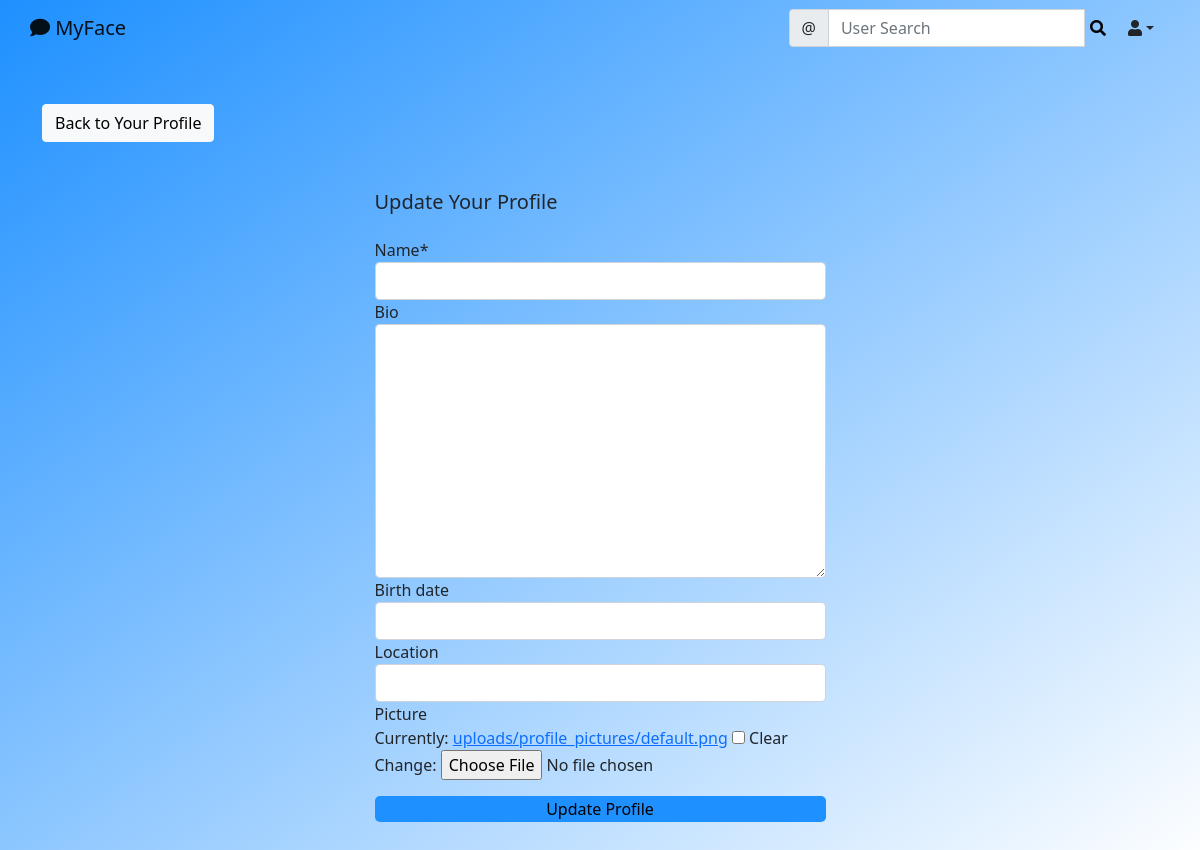
Page /social/profile/edit/6/ (signed in) on the earlier database version.
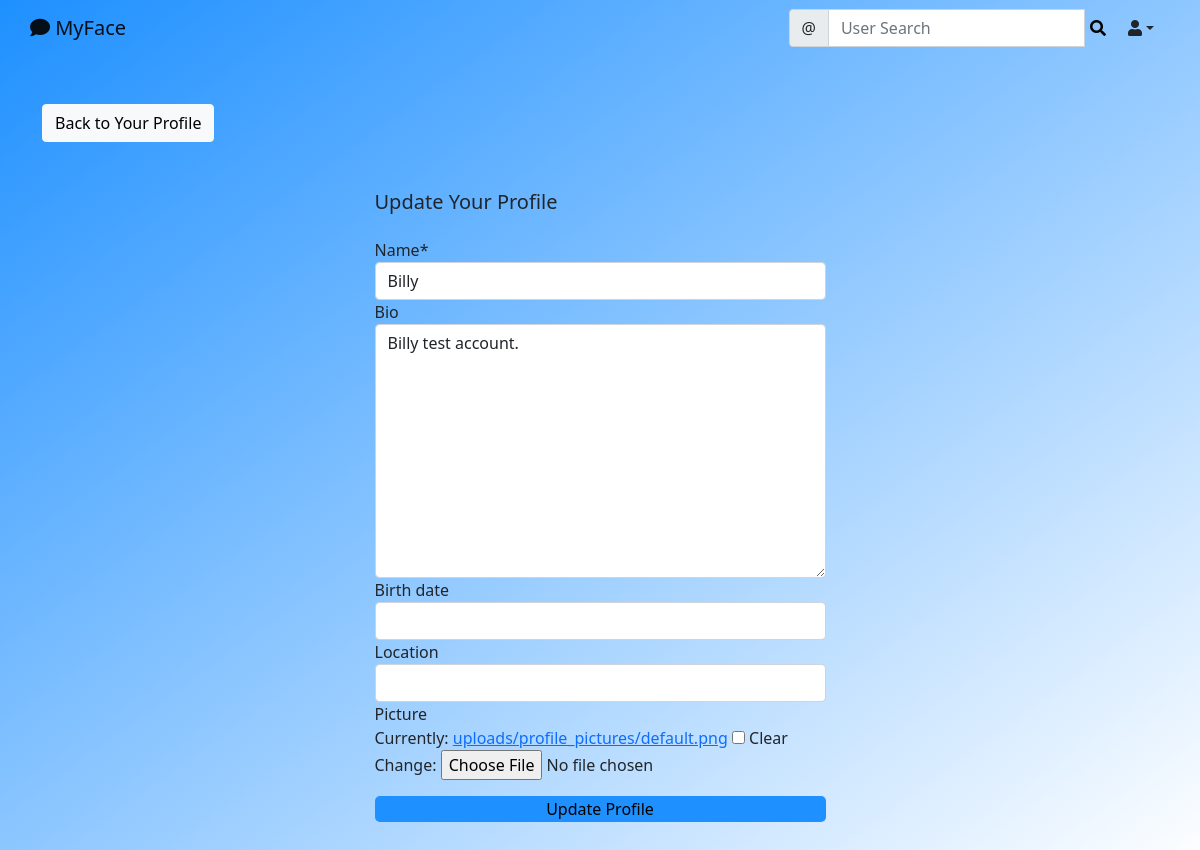
Same page on the later database version.
### social/models.py (models this page shows)
class UserProfile(models.Model):
    user = models.OneToOneField(User, primary_key=True, verbose_name='user', related_name='profile', on_delete=models.CASCADE)
    name = models.CharField(max_length=30, verbose_name='name', null=True)
    bio = models.TextField(max_length=500, blank=True)
    birth_date = models.DateField(null=True, blank=True)
    location = models.CharField(max_length=100, blank=True, null=True)
    picture = models.ImageField(upload_to='uploads/profile_pictures/', default='uploads/profile_pictures/default.png', blank=True)
    friends = models.ManyToManyField(User, blank=True, related_name='friends')
    friend_request = models.ManyToManyField(User, blank=True, related_name='friend_request')

### social/views.py (the view, shortened to what this page needs)
# urls.py: path('profile/edit/<int:pk>/', ProfileEditView.as_view(), name='profile-edit'),
class ProfileEditView(LoginRequiredMixin, UserPassesTestMixin, UpdateView):
    model = UserProfile
    fields = ['name', 'bio', 'birth_date', 'location', 'picture']
    template_name = 'social/profile_edit.html'
    def test_func(self):
        profile = self.get_object()
        return self.request.user == profile.user

### social/templates/social/profile_edit.html (shortened to what this page needs)
{% extends 'landing/base.html' %}
{% load crispy_forms_tags %}
{% block content %}
<div class="container">
    <div class="row mt-5">
        <div class="col-md-3 col-sm-6">
            <a href="{% url 'profile' object.pk %}" class="btn btn-light">Back to Your Profile</a>
        </div>
    </div>
    <div class="row justify-content-center mt-5">
        <div class="col-md-5 col-sm-12">
            <h5>Update Your Profile</h5>
        </div>
    </div>
    <div class="row justify-content-center mt-3 mb-5">
        <div class="col-md-5 col-sm-12">
            <form method="POST" enctype="multipart/form-data">
                {{ form | crispy }}
                <div class="d-grid gap-2">
                      <button class="button mt-3", style="background-color:dodgerblue; border:none; border-radius:5px;">Update Profile</button>
                </div>
            </form>
        </div>
    </div>
</div>
{% endblock content %}

Differences in the rows shown:
changed UserProfile: name (not shown) → "Billy"; bio (not shown) → "Billy test account."
